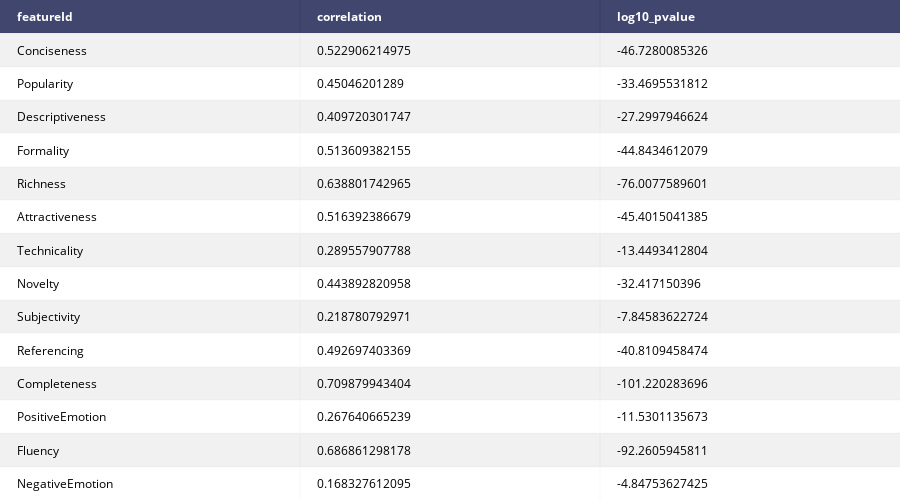
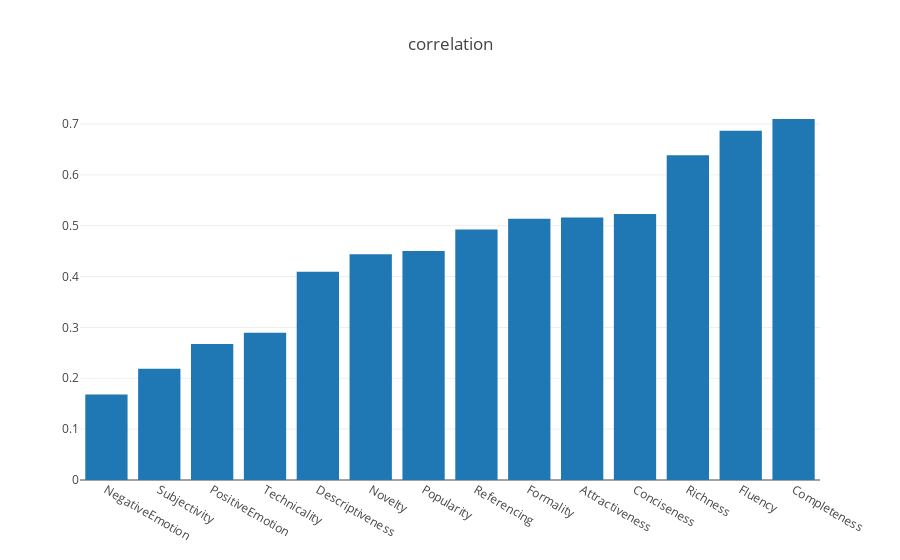
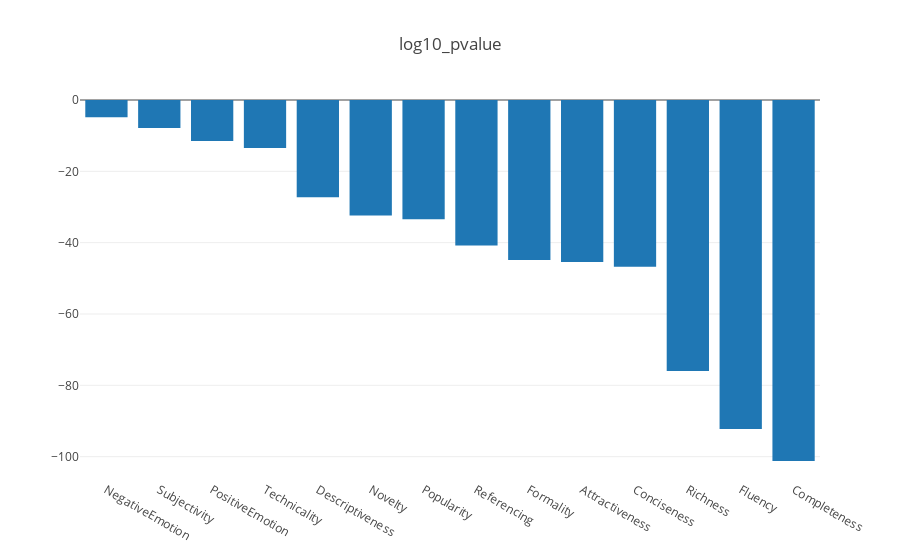

The cell these charts' notebook holds for them, in order:
### Code cell
init_notebook_mode(connected=True)

df = pd.read_csv("label_correlation.csv")

table = ff.create_table(df)

df = df.sort_values(by='featureId')
iplot(table)

name = 'correlation'
df = df.sort_values(by=name, ascending = True)
data = go.Bar(x=df.featureId, y=df.correlation, name=name)
layout = go.Layout(title=name)
fig = go.Figure(data=[data], layout=layout)
iplot(fig, filename=name)
        
name = 'log10_pvalue'
df = df.sort_values(by=name, ascending = False)
data = go.Bar(x=df.featureId, y=df.log10_pvalue, name=name)
layout = go.Layout(title=name)
fig = go.Figure(data=[data], layout=layout)
iplot(fig, filename=name)

### Figure 1 — Plotly figure (JSON) as saved in the notebook; plotly's stock layout.template omitted (floating-point values rounded to 4 significant figures)
{"data": [{"colorscale": [[0, "#00083e"], [0.5, "#ededee"], [1, "#ffffff"]], "hoverinfo": "none", "opacity": 0.75, "showscale": false, "type": "heatmap", "z": [[0, 0, 0], [0.5, 0.5, 0.5], [1, 1, 1], [0.5, 0.5, 0.5], [1, 1, 1], [0.5, 0.5, 0.5], [1, 1, 1], [0.5, 0.5, 0.5], [1, 1, 1], [0.5, 0.5, 0.5], [1, 1, 1], [0.5, 0.5, 0.5], [1, 1, 1], [0.5, 0.5, 0.5], [1, 1, 1]]}], "layout": {"annotations": [{"align": "left", "font": {"color": "#ffffff"}, "showarrow": false, "text": "<b>featureId</b>", "x": -0.45, "xanchor": "left", "xref": "x1", "y": 0, "yref": "y1"}, {"align": "left", "font": {"color": "#ffffff"}, "showarrow": false, "text": "<b>correlation</b>", "x": 0.55, "xanchor": "left", "xref": "x1", "y": 0, "yref": "y1"}, {"align": "left", "font": {"color": "#ffffff"}, "showarrow": false, "text": "<b>log10_pvalue</b>", "x": 1.55, "xanchor": "left", "xref": "x1", "y": 0, "yref": "y1"}, {"align": "left", "font": {"color": "#000000"}, "showarrow": false, "text": "Conciseness", "x": -0.45, "xanchor": "left", "xref": "x1", "y": 1, "yref": "y1"}, {"align": "left", "font": {"color": "#000000"}, "showarrow": false, "text": "0.522906214975", "x": 0.55, "xanchor": "left", "xref": "x1", "y": 1, "yref": "y1"}, {"align": "left", "font": {"color": "#000000"}, "showarrow": false, "text": "-46.7280085326", "x": 1.55, "xanchor": "left", "xref": "x1", "y": 1, "yref": "y1"}, {"align": "left", "font": {"color": "#000000"}, "showarrow": false, "text": "Popularity", "x": -0.45, "xanchor": "left", "xref": "x1", "y": 2, "yref": "y1"}, {"align": "left", "font": {"color": "#000000"}, "showarrow": false, "text": "0.45046201289", "x": 0.55, "xanchor": "left", "xref": "x1", "y": 2, "yref": "y1"}, {"align": "left", "font": {"color": "#000000"}, "showarrow": false, "text": "-33.4695531812", "x": 1.55, "xanchor": "left", "xref": "x1", "y": 2, "yref": "y1"}, {"align": "left", "font": {"color": "#000000"}, "showarrow": false, "text": "Descriptiveness", "x": -0.45, "xanchor": "left", "xref": "x1", "y": 3, "yref": "y1"}, {"align": "left", "font": {"color": "#000000"}, "showarrow": false, "text": "0.409720301747", "x": 0.55, "xanchor": "left", "xref": "x1", "y": 3, "yref": "y1"}, {"align": "left", "font": {"color": "#000000"}, "showarrow": false, "text": "-27.2997946624", "x": 1.55, "xanchor": "left", "xref": "x1", "y": 3, "yref": "y1"}, {"align": "left", "font": {"color": "#000000"}, "showarrow": false, "text": "Formality", "x": -0.45, "xanchor": "left", "xref": "x1", "y": 4, "yref": "y1"}, {"align": "left", "font": {"color": "#000000"}, "showarrow": false, "text": "0.513609382155", "x": 0.55, "xanchor": "left", "xref": "x1", "y": 4, "yref": "y1"}, {"align": "left", "font": {"color": "#000000"}, "showarrow": false, "text": "-44.8434612079", "x": 1.55, "xanchor": "left", "xref": "x1", "y": 4, "yref": "y1"}, {"align": "left", "font": {"color": "#000000"}, "showarrow": false, "text": "Richness", "x": -0.45, "xanchor": "left", "xref": "x1", "y": 5, "yref": "y1"}, {"align": "left", "font": {"color": "#000000"}, "showarrow": false, "text": "0.638801742965", "x": 0.55, "xanchor": "left", "xref": "x1", "y": 5, "yref": "y1"}, {"align": "left", "font": {"color": "#000000"}, "showarrow": false, "text": "-76.0077589601", "x": 1.55, "xanchor": "left", "xref": "x1", "y": 5, "yref": "y1"}, {"align": "left", "font": {"color": "#000000"}, "showarrow": false, "text": "Attractiveness", "x": -0.45, "xanchor": "left", "xref": "x1", "y": 6, "yref": "y1"}, {"align": "left", "font": {"color": "#000000"}, "showarrow": false, "text": "0.516392386679", "x": 0.55, "xanchor": "left", "xref": "x1", "y": 6, "yref": "y1"}, {"align": "left", "font": {"color": "#000000"}, "showarrow": false, "text": "-45.4015041385", "x": 1.55, "xanchor": "left", "xref": "x1", "y": 6, "yref": "y1"}, {"align": "left", "font": {"color": "#000000"}, "showarrow": false, "text": "Technicality", "x": -0.45, "xanchor": "left", "xref": "x1", "y": 7, "yref": "y1"}, {"align": "left", "font": {"color": "#000000"}, "showarrow": false, "text": "0.289557907788", "x": 0.55, "xanchor": "left", "xref": "x1", "y": 7, "yref": "y1"}, {"align": "left", "font": {"color": "#000000"}, "showarrow": false, "text": "-13.4493412804", "x": 1.55, "xanchor": "left", "xref": "x1", "y": 7, "yref": "y1"}, {"align": "left", "font": {"color": "#000000"}, "showarrow": false, "text": "Novelty", "x": -0.45, "xanchor": "left", "xref": "x1", "y": 8, "yref": "y1"}, {"align": "left", "font": {"color": "#000000"}, "showarrow": false, "text": "0.443892820958", "x": 0.55, "xanchor": "left", "xref": "x1", "y": 8, "yref": "y1"}, {"align": "left", "font": {"color": "#000000"}, "showarrow": false, "text": "-32.417150396", "x": 1.55, "xanchor": "left", "xref": "x1", "y": 8, "yref": "y1"}, {"align": "left", "font": {"color": "#000000"}, "showarrow": false, "text": "Subjectivity", "x": -0.45, "xanchor": "left", "xref": "x1", "y": 9, "yref": "y1"}, {"align": "left", "font": {"color": "#000000"}, "showarrow": false, "text": "0.218780792971", "x": 0.55, "xanchor": "left", "xref": "x1", "y": 9, "yref": "y1"}, {"align": "left", "font": {"color": "#000000"}, "showarrow": false, "text": "-7.84583622724", "x": 1.55, "xanchor": "left", "xref": "x1", "y": 9, "yref": "y1"}, {"align": "left", "font": {"color": "#000000"}, "showarrow": false, "text": "Referencing", "x": -0.45, "xanchor": "left", "xref": "x1", "y": 10, "yref": "y1"}, {"align": "left", "font": {"color": "#000000"}, "showarrow": false, "text": "0.492697403369", "x": 0.55, "xanchor": "left", "xref": "x1", "y": 10, "yref": "y1"}, {"align": "left", "font": {"color": "#000000"}, "showarrow": false, "text": "-40.8109458474", "x": 1.55, "xanchor": "left", "xref": "x1", "y": 10, "yref": "y1"}, {"align": "left", "font": {"color": "#000000"}, "showarrow": false, "text": "Completeness", "x": -0.45, "xanchor": "left", "xref": "x1", "y": 11, "yref": "y1"}, {"align": "left", "font": {"color": "#000000"}, "showarrow": false, "text": "0.709879943404", "x": 0.55, "xanchor": "left", "xref": "x1", "y": 11, "yref": "y1"}, {"align": "left", "font": {"color": "#000000"}, "showarrow": false, "text": "-101.220283696", "x": 1.55, "xanchor": "left", "xref": "x1", "y": 11, "yref": "y1"}, {"align": "left", "font": {"color": "#000000"}, "showarrow": false, "text": "PositiveEmotion", "x": -0.45, "xanchor": "left", "xref": "x1", "y": 12, "yref": "y1"}, {"align": "left", "font": {"color": "#000000"}, "showarrow": false, "text": "0.267640665239", "x": 0.55, "xanchor": "left", "xref": "x1", "y": 12, "yref": "y1"}, {"align": "left", "font": {"color": "#000000"}, "showarrow": false, "text": "-11.5301135673", "x": 1.55, "xanchor": "left", "xref": "x1", "y": 12, "yref": "y1"}, {"align": "left", "font": {"color": "#000000"}, "showarrow": false, "text": "Fluency", "x": -0.45, "xanchor": "left", "xref": "x1", "y": 13, "yref": "y1"}, {"align": "left", "font": {"color": "#000000"}, "showarrow": false, "text": "0.686861298178", "x": 0.55, "xanchor": "left", "xref": "x1", "y": 13, "yref": "y1"}, {"align": "left", "font": {"color": "#000000"}, "showarrow": false, "text": "-92.2605945811", "x": 1.55, "xanchor": "left", "xref": "x1", "y": 13, "yref": "y1"}, {"align": "left", "font": {"color": "#000000"}, "showarrow": false, "text": "NegativeEmotion", "x": -0.45, "xanchor": "left", "xref": "x1", "y": 14, "yref": "y1"}, {"align": "left", "font": {"color": "#000000"}, "showarrow": false, "text": "0.168327612095", "x": 0.55, "xanchor": "left", "xref": "x1", "y": 14, "yref": "y1"}, {"align": "left", "font": {"color": "#000000"}, "showarrow": false, "text": "-4.84753627425", "x": 1.55, "xanchor": "left", "xref": "x1", "y": 14, "yref": "y1"}], "height": 500, "margin": {"b": 0, "l": 0, "r": 0, "t": 0}, "xaxis": {"dtick": 1, "gridwidth": 2, "showticklabels": false, "tick0": -0.5, "ticks": "", "zeroline": false}, "yaxis": {"autorange": "reversed", "dtick": 1, "gridwidth": 2, "showticklabels": false, "tick0": 0.5, "ticks": "", "zeroline": false}}}

### Figure 2 — Plotly figure (JSON) as saved in the notebook; plotly's stock layout.template omitted (floating-point values rounded to 4 significant figures)
{"data": [{"name": "correlation", "type": "bar", "x": ["NegativeEmotion", "Subjectivity", "PositiveEmotion", "Technicality", "Descriptiveness", "Novelty", "Popularity", "Referencing", "Formality", "Attractiveness", "Conciseness", "Richness", "Fluency", "Completeness"], "y": [0.1683, 0.2188, 0.2676, 0.2896, 0.4097, 0.4439, 0.4505, 0.4927, 0.5136, 0.5164, 0.5229, 0.6388, 0.6869, 0.7099]}], "layout": {"title": "correlation"}}

### Figure 3 — Plotly figure (JSON) as saved in the notebook; plotly's stock layout.template omitted (floating-point values rounded to 4 significant figures)
{"data": [{"name": "log10_pvalue", "type": "bar", "x": ["NegativeEmotion", "Subjectivity", "PositiveEmotion", "Technicality", "Descriptiveness", "Novelty", "Popularity", "Referencing", "Formality", "Attractiveness", "Conciseness", "Richness", "Fluency", "Completeness"], "y": [-4.848, -7.846, -11.53, -13.45, -27.3, -32.42, -33.47, -40.81, -44.84, -45.4, -46.73, -76.01, -92.26, -101.2]}], "layout": {"title": "log10_pvalue"}}
